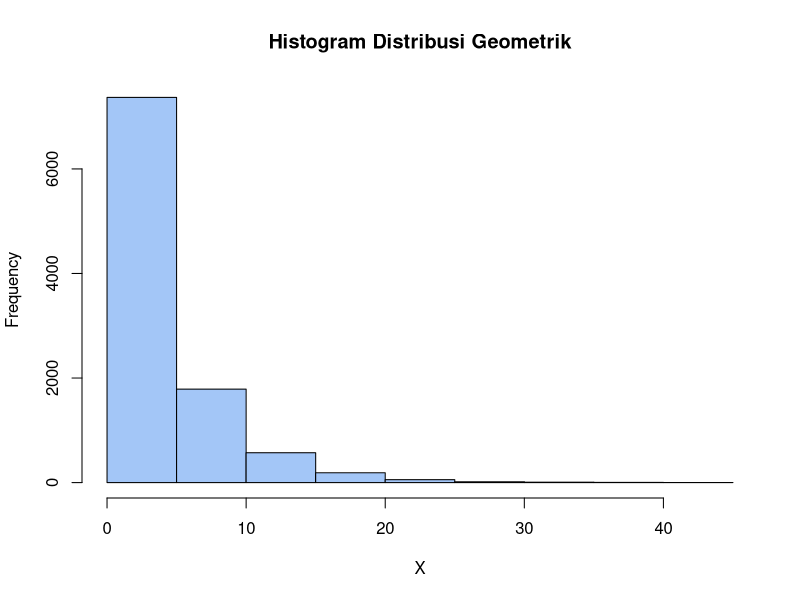
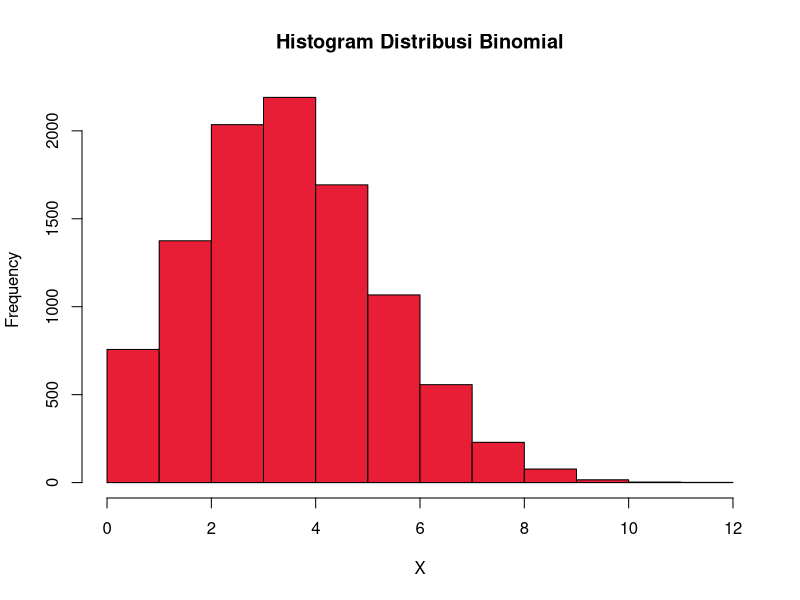
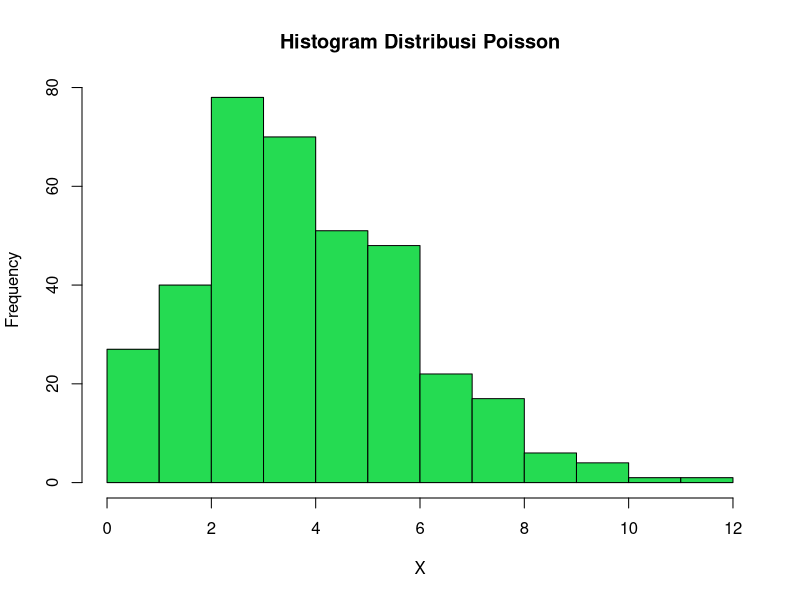
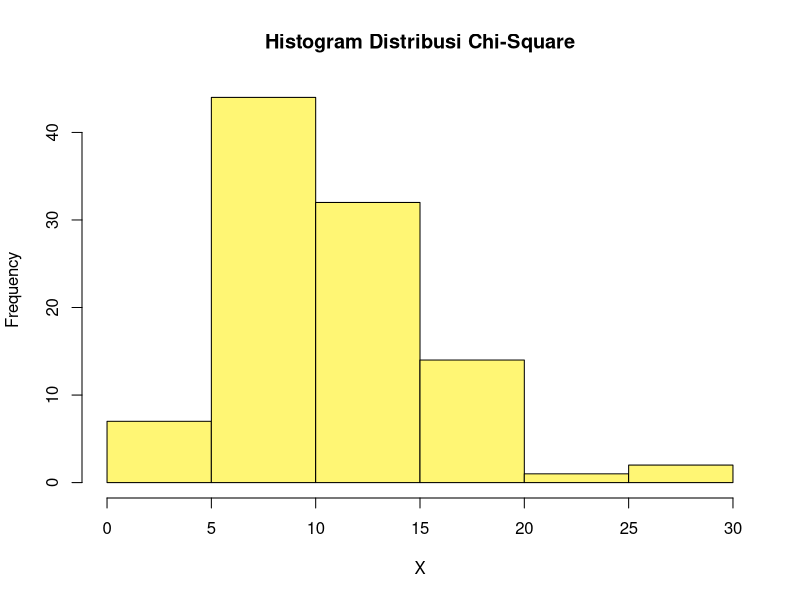
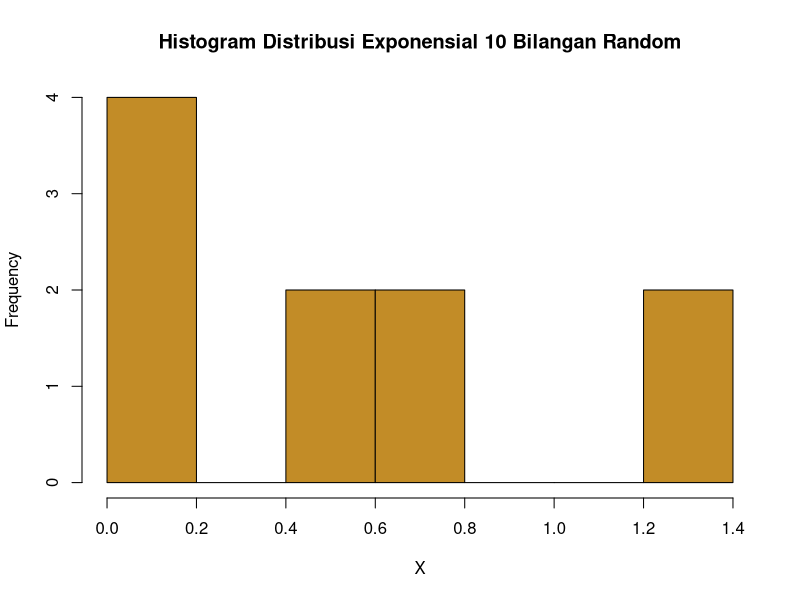
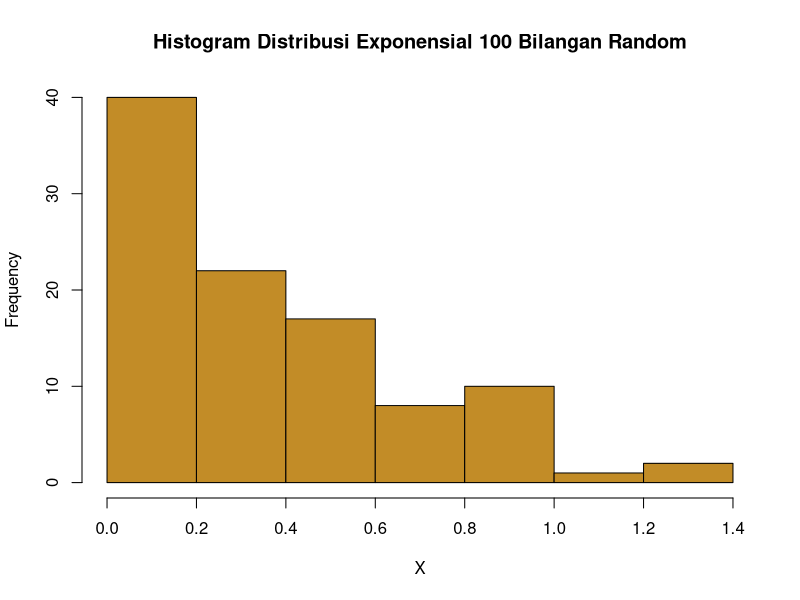
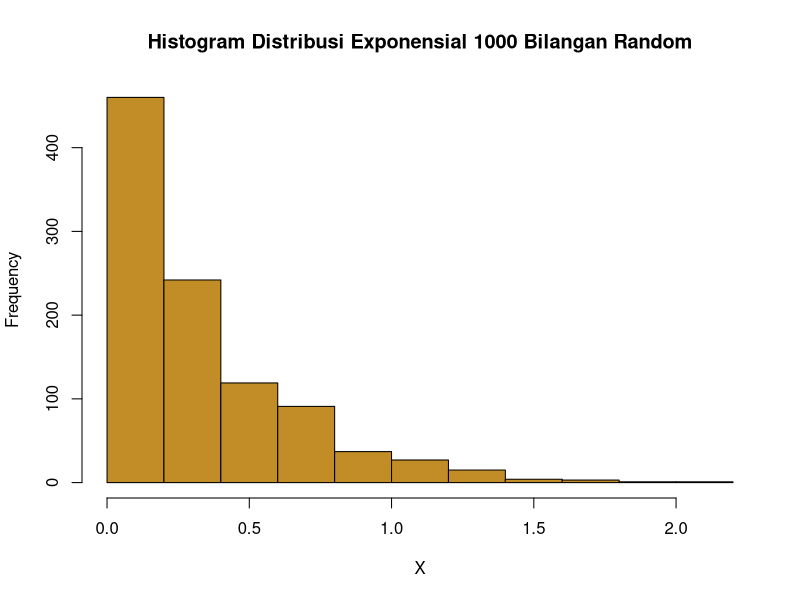
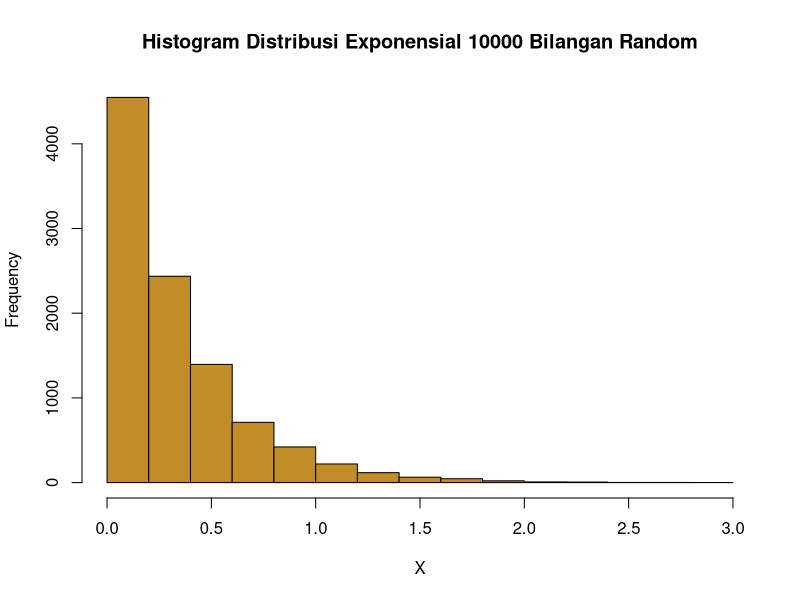

Generate these figures, in order, with R:
# Nomor 1
cat("Nomor 1:\n")
# Nomor 1A
x <- 3
p <- 0.20
peluang <- dgeom(x, p)
cat(paste("a. Peluang =", peluang, "\n"))

# Nomor 1B
n_data <- 10000
dist <- rgeom(n_data, p)
mean <- mean(dist == x)
cat(paste("b. Mean =", mean, "\n"))

# Nomor 1C
cat("c. Pada poin A, peluang selalu konstan, sedangkan pada poin B, mean dapat
   berubah-ubah karena menggunakan nilai-nilai random. Jadi, dapat disimpulkan
   bahwa nilai peluang pada poin A selalu tetap sedangkan mean pada poin B
   selalu berubah.\n")

# Nomor 1D
cat("d. (Grafik Histogram Distribusi Geometrik)\n")
hist(dist,
    main = "Histogram Distribusi Geometrik",
    col = "#a3c6f7",
    xlab = "X")

# Nomor 1E
rataan <- 1 / p
varian <- (1 - p) / p^2
cat(paste("e. Rataan =", rataan, "\n"))
cat(paste("   Varian =", varian, "\n"))


# Nomor 2
cat("\nNomor 2:\n")

# Nomor 2A
n <- 20
p <- 0.2
x <- 4
peluang <- dbinom(x, n, p)
cat(paste("a. Peluang =", peluang, "\n"))

# Nomor 2B
dist <- rbinom(10000, n, p)
cat("b. (Histogram Distribusi Binomial)\n")
hist(dist,
    main = "Histogram Distribusi Binomial",
    col = "#e81e36",
    xlab = "X")

# Nomor 2C
rataan <- n * p
varian <- n * p * (1 - p)
cat(paste("c. Rataan =", rataan, "\n"))
cat(paste("   Varian =", varian, "\n"))

# Nomor 3
cat("\nNomor 3:\n")

# Nomor 3A
lambda <- 4.5
x <- 6
peluang <- dpois(x, lambda)
cat(paste("a. Peluang =", peluang, "\n"))

# Nomor 3B
n <- 365
dist <- rpois(n, lambda)
cat("b. (Histogram Distribusi Poisson)\n")
hist(dist,
    main = "Histogram Distribusi Poisson",
    col = "#25db52",
    xlab = "X")

# Nomor 3C
cat("c. Pada poin B, jika jumlah hari terjadi kelahiran 6 bayi dalam setahun
   dibandingkan dengan 365 hari maka hasilnya mendekati peluang pada poin A.
   Jadi, dapat disimpulkan bahwa simulasi distribusi poisson sesuai dengan
   pendistribusi poisson.\n")

# Nomor 3D
rataan <- lambda
varian <- lambda
cat(paste("d. Rataan =", rataan, "\n"))
cat(paste("   Varian =", varian, "\n"))


# Nomor 4
cat("\nNomor 4:\n")

# Nomor 4A
x <- 2
v <- 10
peluang <- dchisq(x, v)
cat(paste("a. Peluang =", peluang, "\n"))

# Nomor 4B
n <- 100
dist <- rchisq(n, v)
cat("b. (Histogram Distribusi Chi-Square)\n")
hist(dist,
    main = "Histogram Distribusi Chi-Square",
    col = "#fff674",
    xlab = "X")

# Nomor 4C
rataan <- v
varian <- 2 * v
cat(paste("c. Rataan =", rataan, "\n"))
cat(paste("   Varian =", varian, "\n"))


# Nomor 5
cat("\nNomor 5:\n")

# Nomor 5A
lambda <- 3
peluang <- dexp(1, lambda)
cat(paste("a. Peluang =", peluang, "\n"))

# Nomor 5B
cat("b. (Histogram Distribusi Exponensial)\n")
n1 <- 10
n2 <- 100
n3 <- 1000
n4 <- 10000
dist1 <- rexp(n1, lambda)
dist2 <- rexp(n2, lambda)
dist3 <- rexp(n3, lambda)
dist4 <- rexp(n4, lambda)
hist(dist1,
    main = "Histogram Distribusi Exponensial 10 Bilangan Random",
    col = "#c28c27",
    xlab = "X")
hist(dist2,
    main = "Histogram Distribusi Exponensial 100 Bilangan Random",
    col = "#c28c27",
    xlab = "X")
hist(dist3,
    main = "Histogram Distribusi Exponensial 1000 Bilangan Random",
    col = "#c28c27",
    xlab = "X")
hist(dist4,
    main = "Histogram Distribusi Exponensial 10000 Bilangan Random",
    col = "#c28c27",
    xlab = "X")

# Nomor 5C
n <- 100
set.seed(1)
dist <- rexp(n, lambda)
rataan <- mean(dist)
varian <- var(dist)
cat(paste("c. Rataan =", rataan, "\n"))
cat(paste("   Varian =", varian, "\n"))

# Nomor 6
cat("\nNomor 6:\n")

# Nomor 6A
n <- 100
normal_mean <- 50
normal_sd <- 8

data <- rnorm(n, normal_mean, normal_sd)
mean <- mean(data)
sd <- sd(data)

x1 <- sample(subset(data, data > mean), 1)
x2 <- sample(subset(data, data < mean), 1)

peluang <- pnorm(x1, mean, sd) - pnorm(x2, mean, sd)
z_score <- qnorm(peluang, mean, sd)

cat(paste("a. Peluang =", peluang, "\n"))
cat(paste("   Z-Score =", z_score, "\n"))
plot(data)

# Nomor 6B
cat("b. (Histogram Distribusi Normal)\n")
hist(data,
    main = "5025211031_Aryan Shafa Wardana_Probstat_A_DNhistogram",
    col = "#808080",
    xlab = "X",
    breaks = 50)

# Nomor 6C
varian <- var(data)
cat(paste("c. Varian =", varian, "\n"))